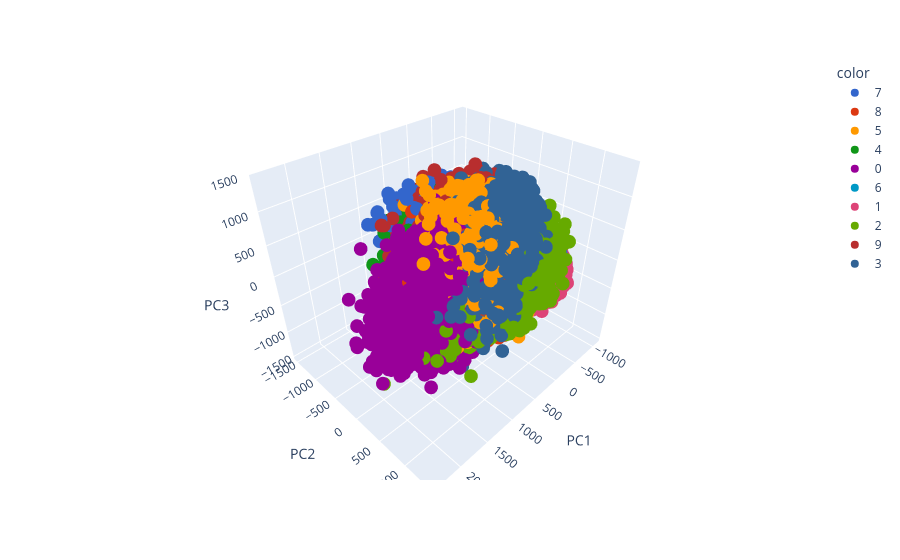

The notebook cell saved with this chart:
### Code cell
# 3D
pca = PCA(n_components=3)
X_train_trf = pca.fit_transform(X_train)
X_test_trf = pca.transform(X_test)
y_train_trf = y_train.astype(str)
fig = px.scatter_3d(
    x=X_train_trf[:, 0],
    y=X_train_trf[:, 1],
    z=X_train_trf[:, 2],
    color=y_train_trf,
    labels={
        "x": "PC1",
        "y": "PC2",
        "z": "PC3"
    },
    color_discrete_sequence=px.colors.qualitative.G10
)

fig.show()

### Figure 1 — Plotly figure (JSON) as saved in the notebook; plotly's stock layout.template omitted (floating-point values rounded to 4 significant figures; data arrays with more than 128 entries replaced by an {"elided": "..."} marker saying what was removed)
{"data": [{"hovertemplate": "color=7<br>PC1=%{x}<br>PC2=%{y}<br>PC3=%{z}<extra></extra>", "legendgroup": "7", "marker": {"color": "#3366CC", "symbol": "circle"}, "mode": "markers", "name": "7", "scene": "scene", "showlegend": true, "type": "scatter3d", "x": {"elided": "3266 float values"}, "y": {"elided": "3266 float values"}, "z": {"elided": "3266 float values"}}, {"hovertemplate": "color=8<br>PC1=%{x}<br>PC2=%{y}<br>PC3=%{z}<extra></extra>", "legendgroup": "8", "marker": {"color": "#DC3912", "symbol": "circle"}, "mode": "markers", "name": "8", "scene": "scene", "showlegend": true, "type": "scatter3d", "x": {"elided": "3058 float values"}, "y": {"elided": "3058 float values"}, "z": {"elided": "3058 float values"}}, {"hovertemplate": "color=5<br>PC1=%{x}<br>PC2=%{y}<br>PC3=%{z}<extra></extra>", "legendgroup": "5", "marker": {"color": "#FF9900", "symbol": "circle"}, "mode": "markers", "name": "5", "scene": "scene", "showlegend": true, "type": "scatter3d", "x": {"elided": "2897 float values"}, "y": {"elided": "2897 float values"}, "z": {"elided": "2897 float values"}}, {"hovertemplate": "color=4<br>PC1=%{x}<br>PC2=%{y}<br>PC3=%{z}<extra></extra>", "legendgroup": "4", "marker": {"color": "#109618", "symbol": "circle"}, "mode": "markers", "name": "4", "scene": "scene", "showlegend": true, "type": "scatter3d", "x": {"elided": "3048 float values"}, "y": {"elided": "3048 float values"}, "z": {"elided": "3048 float values"}}, {"hovertemplate": "color=0<br>PC1=%{x}<br>PC2=%{y}<br>PC3=%{z}<extra></extra>", "legendgroup": "0", "marker": {"color": "#990099", "symbol": "circle"}, "mode": "markers", "name": "0", "scene": "scene", "showlegend": true, "type": "scatter3d", "x": {"elided": "3107 float values"}, "y": {"elided": "3107 float values"}, "z": {"elided": "3107 float values"}}, {"hovertemplate": "color=6<br>PC1=%{x}<br>PC2=%{y}<br>PC3=%{z}<extra></extra>", "legendgroup": "6", "marker": {"color": "#0099C6", "symbol": "circle"}, "mode": "markers", "name": "6", "scene": "scene", "showlegend": true, "type": "scatter3d", "x": {"elided": "3127 float values"}, "y": {"elided": "3127 float values"}, "z": {"elided": "3127 float values"}}, {"hovertemplate": "color=1<br>PC1=%{x}<br>PC2=%{y}<br>PC3=%{z}<extra></extra>", "legendgroup": "1", "marker": {"color": "#DD4477", "symbol": "circle"}, "mode": "markers", "name": "1", "scene": "scene", "showlegend": true, "type": "scatter3d", "x": {"elided": "3538 float values"}, "y": {"elided": "3538 float values"}, "z": {"elided": "3538 float values"}}, {"hovertemplate": "color=2<br>PC1=%{x}<br>PC2=%{y}<br>PC3=%{z}<extra></extra>", "legendgroup": "2", "marker": {"color": "#66AA00", "symbol": "circle"}, "mode": "markers", "name": "2", "scene": "scene", "showlegend": true, "type": "scatter3d", "x": {"elided": "3105 float values"}, "y": {"elided": "3105 float values"}, "z": {"elided": "3105 float values"}}, {"hovertemplate": "color=9<br>PC1=%{x}<br>PC2=%{y}<br>PC3=%{z}<extra></extra>", "legendgroup": "9", "marker": {"color": "#B82E2E", "symbol": "circle"}, "mode": "markers", "name": "9", "scene": "scene", "showlegend": true, "type": "scatter3d", "x": {"elided": "3154 float values"}, "y": {"elided": "3154 float values"}, "z": {"elided": "3154 float values"}}, {"hovertemplate": "color=3<br>PC1=%{x}<br>PC2=%{y}<br>PC3=%{z}<extra></extra>", "legendgroup": "3", "marker": {"color": "#316395", "symbol": "circle"}, "mode": "markers", "name": "3", "scene": "scene", "showlegend": true, "type": "scatter3d", "x": {"elided": "3200 float values"}, "y": {"elided": "3200 float values"}, "z": {"elided": "3200 float values"}}], "layout": {"legend": {"title": {"text": "color"}, "tracegroupgap": 0}, "margin": {"t": 60}, "scene": {"domain": {"x": [0, 1], "y": [0, 1]}, "xaxis": {"title": {"text": "PC1"}}, "yaxis": {"title": {"text": "PC2"}}, "zaxis": {"title": {"text": "PC3"}}}}}
